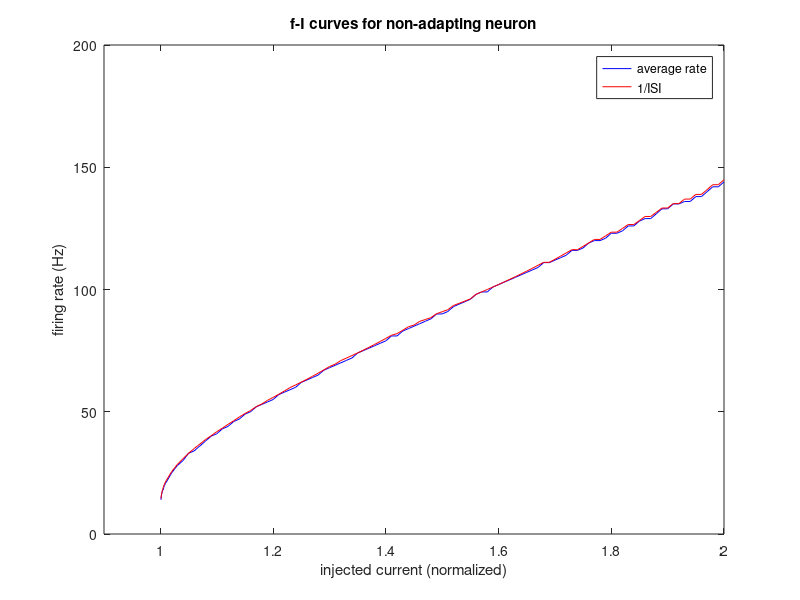
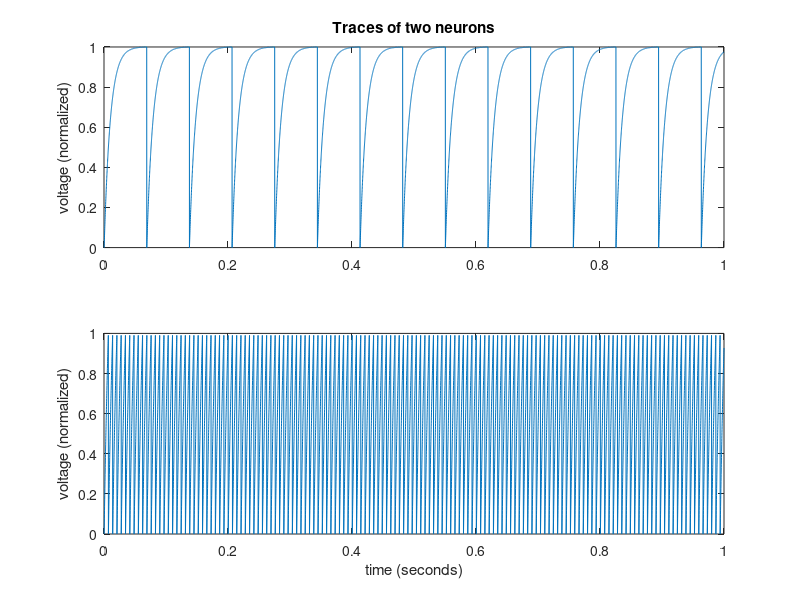

Write the MATLAB code that produced these figures, in order.
clear all;
tic


thresh=1; % neurons' thresholds - now all are set to the same value
tau=1*1e-2;  % membrane time constant sec
Ic=thresh;   % baseline applied current

%% ** DECLARE your new constants here
%% try out the values presented in teh problem set, along with ones you
%% choose yourself...

dt=1e-4; % size of timestep in sec
dtau=dt/tau;

Ttot=1;  % total time in secs;
T=ceil(Ttot/dt);  % number of timesteps
dI=0.01*Ic;
N_isi=2;
II=Ic+[0.001:0.001:0.01,0.01:0.01:1];   % vector of injected currents, increasing from 1
N=length(II);                           % N number of individual I-F neurons being simulated, each having a single current injected.
spiketimes=cell(1,N);                   % cell array for each neuron's spiketimes
rate=zeros(1,N);
V=zeros(1,N);
ispikes=zeros(1,N);                     % Total # of spikes in past history
u=zeros(2,T);

for k=2:T
    u(:,k)=V([1 N])';       % u is the voltage trace of 2 neurons - one receiving minimum current, another receiving maximum current.
    %% **insert your code for updating Ia by Euler integration here.
    %% **you will need to initialize any new variables you create, as was
    %% **done to integrate V below;  HINT: you will also need to add more code to
    %% **integrate properly when the neuron crosses threshhold, and also
    %% **obviously include Ia in the equation for updating V
    
    V=(1-dtau)*V+dtau*II;   % regular Euler integration
    cross=(V>=thresh);   	% here we test for threshold crossing
    ind=find(cross);
    if length(ind)>0      % If there exist neurons that crossed threshold voltage, (here we update the neurons that crossed threshold)
        V(ind)=0;           % Set the neuron's voltage to 0
        for l=ind                                               % for all the neurons crossed threshold
            spiketimes{l}=[spiketimes{l};dt*k];                 % Keep record of spike timing
            ispikes(l)=ispikes(l)+1;                            % Update total number of spikes
        end
    end
end



for k=1:N
    if length(spiketimes{k})>0            % if neuron k has at least 1 spike
        a=spiketimes{k}';                   % (in secs)
        rate(k)=length(a)/Ttot;             % average firing rate 
        isi=diff(a);                        % Inter-Spike-Interval
        nn=length(isi);
        if nn>=N_isi
            frate(k,1:N_isi)=1./isi(1:N_isi); % instantaneous firing rate 
        end
    end
end

figure
plot(II,rate,'b',II,frate(:,1),'r')
xlabel('injected current (normalized)');
ylabel('firing rate (Hz)');
legend('average rate','1/ISI');
title('f-I curves for non-adapting neuron');
set(gca,'xlim',[0.9 2]);

tt=dt:dt:Ttot;
figure
subplot(2,1,1);
plot(tt,u(1,:)) 	% u(1,:) shows low firing rate due to small current injection
ylabel('voltage (normalized)');
title('Traces of two neurons');
subplot(2,1,2);
plot(tt,u(2,:)) 	% u(2,:) shows high firing rate due to large current injection
xlabel('time (seconds)');
ylabel('voltage (normalized)');

simtime=toc

